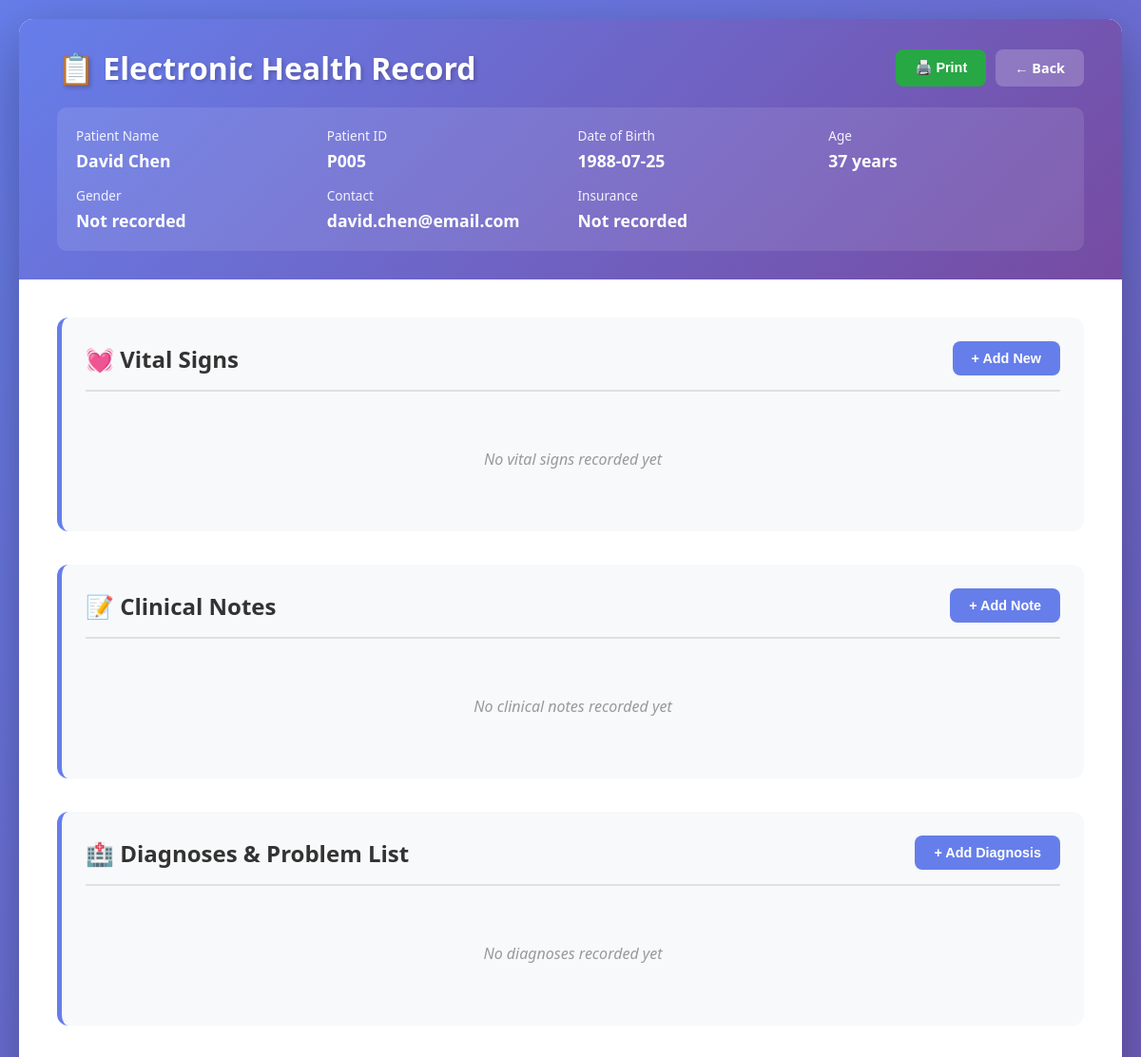
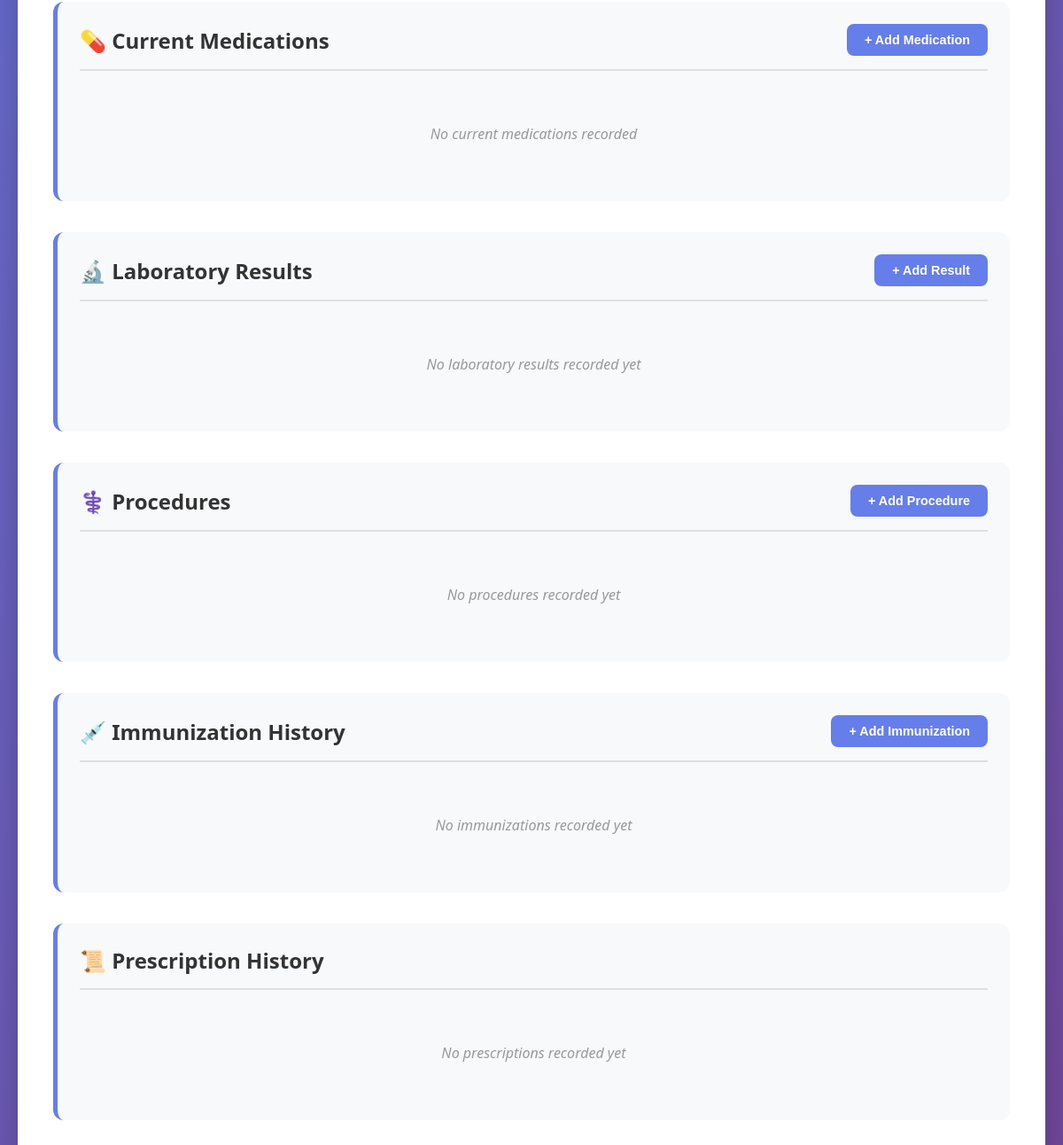
The page /ehr_report/P005 on the database its author committed (2 pictures, top to bottom).
### tables this page shows
CREATE TABLE patients (
                    patient_id TEXT PRIMARY KEY,
                    full_name TEXT NOT NULL,
                    date_of_birth TEXT,
                    contact_info TEXT,
                    ehr_data TEXT NOT NULL DEFAULT '{}'
                , gender TEXT, insurance_info TEXT);

### app_new.py (the view)
@app.route('/ehr_report/<patient_id>')
def ehr_report(patient_id):
    logger.info(f"Loading EHR report for patient: {patient_id}")
    db = get_db()
    patient = db.get_patient(patient_id)
    if not patient:
        logger.warning(f"Patient not found: {patient_id}")
        flash(f'Patient with ID {patient_id} not found.', 'error')
        return redirect(url_for('dashboard'))
    try:
        ehr_data = json.loads(patient['ehr_data']) if patient['ehr_data'] else {}
    except:
        ehr_data = {}
    if 'vital_signs' not in ehr_data:
        ehr_data['vital_signs'] = []
    if 'clinical_notes' not in ehr_data:
        ehr_data['clinical_notes'] = []
    if 'medications' not in ehr_data:
        ehr_data['medications'] = []
    if 'diagnoses' not in ehr_data:
        ehr_data['diagnoses'] = []
    if 'procedures' not in ehr_data:
        ehr_data['procedures'] = []
    if 'immunizations' not in ehr_data:
        ehr_data['immunizations'] = []
    if 'lab_results' not in ehr_data:
        ehr_data['lab_results'] = []
    if 'prescriptions' not in ehr_data:
        ehr_data['prescriptions'] = []
    age = 'Unknown'
    if patient.get('date_of_birth'):
        try:
            from datetime import datetime
            dob = datetime.strptime(patient['date_of_birth'], '%Y-%m-%d')
            today = datetime.now()
            age = today.year - dob.year - ((today.month, today.day) < (dob.month, dob.day))
        except:
            age = 'Unknown'
    logger.info(f"Loaded EHR report for: {patient['full_name']} (ID: {patient_id})")
    return render_template('ehr_report.html', patient=patient, ehr_data=ehr_data, age=age)

### templates/ehr_report.html (shortened to what this page needs)
<!DOCTYPE html>
<html lang="en">
<head>
</head>
<body>
    <div class="container">
        <div class="header">
            <div class="header-top">
                <h1>📋 Electronic Health Record</h1>
                <div class="action-buttons">
                    <button onclick="window.print()" class="btn btn-print">🖨️ Print</button>
                    <a href="/appointment/{{ patient.patient_id }}" class="btn btn-back">← Back</a>
                </div>
            </div>
            <div class="patient-header">
                <div class="patient-info-item">
                    <label>Patient Name</label>
                    <div class="value">{{ patient.full_name }}</div>
                </div>
                <div class="patient-info-item">
                    <label>Patient ID</label>
                    <div class="value">{{ patient.patient_id }}</div>
                </div>
                <div class="patient-info-item">
                    <label>Date of Birth</label>
                    <div class="value">{{ patient.date_of_birth or 'Not recorded' }}</div>
                </div>
                <div class="patient-info-item">
                    <label>Age</label>
                    <div class="value">{{ age }} years</div>
                </div>
                <div class="patient-info-item">
                    <label>Gender</label>
                    <div class="value">{{ patient.gender or 'Not recorded' }}</div>
                </div>
                <div class="patient-info-item">
                    <label>Contact</label>
                    <div class="value">{{ patient.contact_info or 'Not recorded' }}</div>
                </div>
                <div class="patient-info-item">
                    <label>Insurance</label>
                    <div class="value">{{ patient.insurance_info or 'Not recorded' }}</div>
                </div>
            </div>
        </div>
        <div class="content">
            <div class="ehr-section">
                <div class="section-header">
                    <h2 class="section-title">💓 Vital Signs</h2>
                    <button onclick="addVitalSigns()" class="btn btn-add">+ Add New</button>
                </div>
                {% if ehr_data.vital_signs and ehr_data.vital_signs|length > 0 %}
                    <table class="data-table">
                        <thead>
                            <tr>
                                <th>Date/Time</th>
                                <th>Height (cm)</th>
                                <th>Weight (kg)</th>
                                <th>BMI</th>
                                <th>BP (mmHg)</th>
                                <th>Pulse (bpm)</th>
                                <th>Temp (°F)</th>
                                <th>Resp Rate</th>
                            </tr>
                        </thead>
                        <tbody>
                            {% for vital in ehr_data.vital_signs %}
                            <tr>
                                <td>{{ vital.date }}</td>
                                <td>{{ vital.height or '-' }}</td>
                                <td>{{ vital.weight or '-' }}</td>
                                <td>{{ vital.bmi or '-' }}</td>
                                <td>{{ vital.blood_pressure or '-' }}</td>
                                <td>{{ vital.pulse_rate or '-' }}</td>
                                <td>{{ vital.temperature or '-' }}</td>
                                <td>{{ vital.respiratory_rate or '-' }}</td>
                            </tr>
                            {% endfor %}
                        </tbody>
                    </table>
                {% else %}
                    <div class="empty-state">No vital signs recorded yet</div>
                {% endif %}
            </div>
            <div class="ehr-section">
                <div class="section-header">
                    <h2 class="section-title">📝 Clinical Notes</h2>
                    <button onclick="addClinicalNote()" class="btn btn-add">+ Add Note</button>
                </div>
                {% if ehr_data.clinical_notes and ehr_data.clinical_notes|length > 0 %}
                    {% for note in ehr_data.clinical_notes %}
                    <div class="note-card">
                        <div class="note-header">
                            <strong>{{ note.type or 'General Note' }}</strong>
                            <span class="note-date">📅 {{ note.date }}</span>
                        </div>
                        <div class="note-content">
                            <p><strong>Subjective:</strong> {{ note.subjective or 'N/A' }}</p>
                            <p><strong>Objective:</strong> {{ note.objective or 'N/A' }}</p>
                            <p><strong>Assessment:</strong> {{ note.assessment or 'N/A' }}</p>
                            <p><strong>Plan:</strong> {{ note.plan or 'N/A' }}</p>
                        </div>
                    </div>
                    {% endfor %}
                {% else %}
                    <div class="empty-state">No clinical notes recorded yet</div>
                {% endif %}
            </div>
            <div class="ehr-section">
                <div class="section-header">
                    <h2 class="section-title">🏥 Diagnoses & Problem List</h2>
                    <button onclick="addDiagnosis()" class="btn btn-add">+ Add Diagnosis</button>
                </div>
                {% if ehr_data.diagnoses and ehr_data.diagnoses|length > 0 %}
                    <table class="data-table">
                        <thead>
                            <tr>
                                <th>Date</th>
                                <th>Diagnosis</th>
                                <th>Status</th>
                                <th>Notes</th>
                            </tr>
                        </thead>
                        <tbody>
                            {% for diagnosis in ehr_data.diagnoses %}
                            <tr>
                                <td>{{ diagnosis.date }}</td>
                                <td><strong>{{ diagnosis.condition }}</strong></td>
                                <td><span style="padding: 4px 10px; border-radius: 12px; background: {% if diagnosis.status == 'Active' %}#d4edda{% else %}#f8d7da{% endif %}; color: {% if diagnosis.status == 'Active' %}#155724{% else %}#721c24{% endif %}; font-size: 0.85em;">{{ diagnosis.status }}</span></td>
                                <td>{{ diagnosis.notes or '-' }}</td>
                            </tr>
                            {% endfor %}
                        </tbody>
                    </table>
                {% else %}
                    <div class="empty-state">No diagnoses recorded yet</div>
                {% endif %}
            </div>
            <div class="ehr-section">
                <div class="section-header">
                    <h2 class="section-title">💊 Current Medications</h2>
                    <button onclick="addMedication()" class="btn btn-add">+ Add Medication</button>
                </div>
                {% if ehr_data.medications and ehr_data.medications|length > 0 %}
                    <table class="data-table">
                        <thead>
                            <tr>
                                <th>Medication</th>
                                <th>Dosage</th>
                                <th>Frequency</th>
                                <th>Start Date</th>
                                <th>Status</th>
                            </tr>
                        </thead>
                        <tbody>
                            {% for med in ehr_data.medications %}
                            <tr>
                                <td><strong>{{ med.name }}</strong></td>
                                <td>{{ med.dosage }}</td>
                                <td>{{ med.frequency }}</td>
                                <td>{{ med.start_date }}</td>
                                <td><span style="padding: 4px 10px; border-radius: 12px; background: {% if med.status == 'Active' %}#d4edda{% else %}#f8d7da{% endif %}; color: {% if med.status == 'Active' %}#155724{% else %}#721c24{% endif %}; font-size: 0.85em;">{{ med.status }}</span></td>
                            </tr>
                            {% endfor %}
                        </tbody>
                    </table>
                {% else %}
                    <div class="empty-state">No current medications recorded</div>
                {% endif %}
            </div>
            <div class="ehr-section">
                <div class="section-header">
                    <h2 class="section-title">🔬 Laboratory Results</h2>
                    <button onclick="addLabResult()" class="btn btn-add">+ Add Result</button>
                </div>
                {% if ehr_data.lab_results and ehr_data.lab_results|length > 0 %}
                    <table class="data-table">
                        <thead>
                            <tr>
                                <th>Date</th>
                                <th>Test Name</th>
                                <th>Result</th>
                                <th>Unit</th>
                                <th>Reference Range</th>
                                <th>Status</th>
                            </tr>
                        </thead>
                        <tbody>
                            {% for lab in ehr_data.lab_results %}
                            <tr>
                                <td>{{ lab.date }}</td>
                                <td><strong>{{ lab.test_name }}</strong></td>
                                <td>{{ lab.result }}</td>
                                <td>{{ lab.unit }}</td>
                                <td>{{ lab.reference_range }}</td>
                                <td><span style="padding: 4px 10px; border-radius: 12px; background: {% if lab.abnormal %}#fff3cd{% else %}#d4edda{% endif %}; color: {% if lab.abnormal %}#856404{% else %}#155724{% endif %}; font-size: 0.85em;">{% if lab.abnormal %}⚠️ Abnormal{% else %}Normal{% endif %}</span></td>
                            </tr>
                            {% endfor %}
                        </tbody>
                    </table>
                {% else %}
                    <div class="empty-state">No laboratory results recorded yet</div>
                {% endif %}
            </div>
            <div class="ehr-section">
                <div class="section-header">
                    <h2 class="section-title">⚕️ Procedures</h2>
                    <button onclick="addProcedure()" class="btn btn-add">+ Add Procedure</button>
                </div>
                {% if ehr_data.procedures and ehr_data.procedures|length > 0 %}
                    <table class="data-table">
                        <thead>
                            <tr>
                                <th>Date</th>
                                <th>Procedure</th>
                                <th>Performed By</th>
                                <th>Notes</th>
                            </tr>
                        </thead>
                        <tbody>
                            {% for procedure in ehr_data.procedures %}
                            <tr>
                                <td>{{ procedure.date }}</td>
                                <td><strong>{{ procedure.name }}</strong></td>
                                <td>{{ procedure.performed_by }}</td>
                                <td>{{ procedure.notes or '-' }}</td>
                            </tr>
                            {% endfor %}
                        </tbody>
                    </table>
                {% else %}
                    <div class="empty-state">No procedures recorded yet</div>
                {% endif %}
            </div>
            <div class="ehr-section">
                <div class="section-header">
                    <h2 class="section-title">💉 Immunization History</h2>
                    <button onclick="addImmunization()" class="btn btn-add">+ Add Immunization</button>
                </div>
                {% if ehr_data.immunizations and ehr_data.immunizations|length > 0 %}
                    <table class="data-table">
                        <thead>
                            <tr>
                                <th>Date</th>
                                <th>Vaccine</th>
                                <th>Dose</th>
                                <th>Administered By</th>
                                <th>Notes</th>
                            </tr>
                        </thead>
                        <tbody>
                            {% for immunization in ehr_data.immunizations %}
                            <tr>
                                <td>{{ immunization.date }}</td>
                                <td><strong>{{ immunization.vaccine }}</strong></td>
                                <td>{{ immunization.dose }}</td>
                                <td>{{ immunization.administered_by }}</td>
                                <td>{{ immunization.notes or '-' }}</td>
                            </tr>
                            {% endfor %}
                        </tbody>
                    </table>
                {% else %}
                    <div class="empty-state">No immunizations recorded yet</div>
                {% endif %}
            </div>
            <div class="ehr-section">
                <div class="section-header">
                    <h2 class="section-title">📜 Prescription History</h2>
                </div>
                {% if ehr_data.prescriptions and ehr_data.prescriptions|length > 0 %}
                    {% for prescription in ehr_data.prescriptions %}
                    <div class="note-card">
                        <div class="note-header">
                            <strong>Prescription #{{ loop.index }}</strong>
                            <span class="note-date">📅 {{ prescription.date }}</span>
                        </div>
                        <div class="note-content">
                            <ul style="margin: 10px 0; padding-left: 20px;">
                                {% for medicine in prescription.medicines %}
                                <li>{{ medicine }}</li>
                                {% endfor %}
                            </ul>
                        </div>
                    </div>
                    {% endfor %}
                {% else %}
                    <div class="empty-state">No prescriptions recorded yet</div>
                {% endif %}
            </div>
        </div>
    </div>
</body>
</html>

### rows shown on the page
patients: full_name "David Chen", patient_id "P005", date_of_birth "1988-07-25", contact_info "david.chen@email.com"

### other values the page prints
{{ age }} "37"
{{ patient.gender or 'Not recorded' }} "Not recorded"
{{ patient.insurance_info or 'Not recorded' }} "Not recorded"
